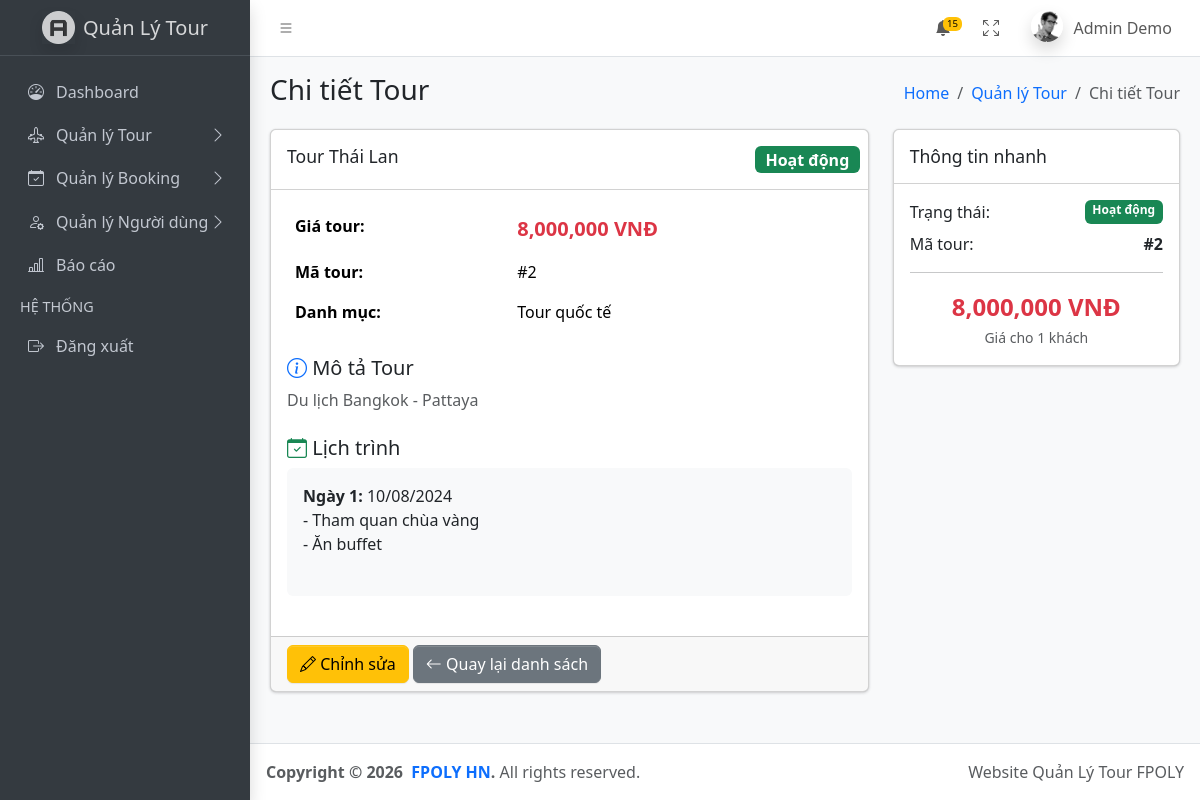
The page /?act=admin/tours/view&id=2 (signed in) on the database its author committed.
### tables this page shows
CREATE TABLE `tours` (
  `id` bigint(20) NOT NULL,
  `name` varchar(255) NOT NULL,
  `description` text DEFAULT NULL,
  `category_id` bigint(20) DEFAULT NULL,
  `schedule` longtext DEFAULT NULL CHECK (json_valid(`schedule`)),
  `images` longtext DEFAULT NULL CHECK (json_valid(`images`)),
  `prices` longtext DEFAULT NULL CHECK (json_valid(`prices`)),
  `policies` longtext DEFAULT NULL CHECK (json_valid(`policies`)),
  `suppliers` longtext DEFAULT NULL CHECK (json_valid(`suppliers`)),
  `price` decimal(15,2) DEFAULT NULL,
  `status` tinyint(4) NOT NULL,
  `created_at` timestamp NOT NULL DEFAULT current_timestamp(),
  `updated_at` timestamp NOT NULL DEFAULT current_timestamp() ON UPDATE current_timestamp()
);

### src/helpers/helpers.php (called while the page is built, shortened)
<?php
function view_path(string $view): string
{
    $normalized = str_replace('.', DIRECTORY_SEPARATOR, $view);
    return BASE_PATH . DIRECTORY_SEPARATOR . 'views' . DIRECTORY_SEPARATOR . $normalized . '.php';
}
function view(string $view, array $data = []): void
{
    $file = view_path($view);
    extract($data, EXTR_OVERWRITE);
    include $file;
}

### src/controllers/AdminController.php (called while the page is built, shortened)
<?php
class AdminController
{
    public function viewTour()
    {
        view('admin.view-tour', [
            'title' => 'Chi tiết Tour',
            'pageTitle' => 'Chi tiết Tour'
        ]);
    }
}

### index.php (called while the page is built, shortened)
<?php
require_once __DIR__ . '/src/helpers/helpers.php';
if (file_exists(__DIR__ . '/src/models/Tour.php')) require_once __DIR__ . '/src/models/Tour.php';
require_once __DIR__ . '/src/controllers/AdminController.php';
$homeController = new HomeController();
$authController = new AuthController();
$categoryController = new CategoryController();
$adminController = new AdminController();
$guideController = new GuideController();
$act = $_GET['act'] ?? '/';
match ($act) {
    '/', 'welcome' => $homeController->welcome(),
    'home' => $homeController->home(),
    'login' => $authController->login(),
    'check-login' => $authController->checkLogin(),
    'logout' => $authController->logout(),
    'categories' => $categoryController->index(),
    'admin/dashboard' => $homeController->home(),
    'admin/tours' => $adminController->tours(),
    'admin/tours/add' => $adminController->addTour(),
    'admin/tours/edit' => $adminController->editTour(),
    'admin/tours/view' => $adminController->viewTour(),
    'admin/bookings' => $adminController->bookings(),
    'admin/bookings/add' => $adminController->addBooking(),
    'admin/bookings/customers' => $adminController->bookingCustomers(),
    'admin/customers' => $adminController->customers(),
    'admin/customers/add' => $adminController->addCustomer(),
    'admin/guides' => $adminController->guides(),
    'admin/reports' => $adminController->reports(),
    'admin/schedules' => $adminController->schedules(),
    'admin/schedules/add' => $adminController->addSchedule(),
    'admin/schedules/edit' => $adminController->editSchedule(),
    'admin/rooms' => $adminController->rooms(),
    'admin/expenses' => $adminController->expenses(),
    'admin/revenue' => $adminController->revenue(),
    'admin/customers/checkin' => $adminController->customerCheckIn(),
    'admin/customers/assign-room' => $adminController->assignRoom(),
    'admin/print-guest-list' => $adminController->printGuestList(),
    'guide/dashboard' => $guideController->dashboard(),
    'guide/schedule' => $guideController->schedule(),
    'guide/customers' => $guideController->customers(),
    'guide/diary' => $guideController->diary(),
    'guide/checkin' => $guideController->checkin(),
    'guide/requirements' => $guideController->requirements(),
    'guide/update-requirement' => $guideController->updateRequirement(),
    'guide/save-diary' => $guideController->saveDiary(),
    default => $homeController->notFound(),
};

### src/models/Tour.php (called while the page is built, shortened)
<?php
class Tour
{
    public static function getById($id)
    {
        $db = getDB();
        $stmt = $db->prepare("SELECT * FROM tours WHERE id = ?");
        $stmt->execute([$id]);
        return $stmt->fetch();
    }
}

### views/admin/view-tour.php (the view, shortened to what this page needs)
<?php
$tour = Tour::getById($_GET['id']);
?>
<div class="row">
  <div class="col-md-8">
    <div class="card">
      <div class="card-header">
        <h3 class="card-title"><?= htmlspecialchars($tour['name']) ?></h3>
        <div class="card-tools">
          <span class="badge <?= $tour['status'] == 1 ? 'bg-success' : 'bg-warning' ?> fs-6">
            <?= $tour['status'] == 1 ? 'Hoạt động' : 'Tạm dừng' ?>
          </span>
        </div>
      </div>
      <div class="card-body">
        <div class="mb-4">
          <table class="table table-borderless">
            <tr>
              <td><strong>Giá tour:</strong></td>
              <td class="text-danger fs-5"><strong><?= number_format($tour['price']) ?> VNĐ</strong></td>
            </tr>
            <tr>
              <td><strong>Mã tour:</strong></td>
              <td>#<?= $tour['id'] ?></td>
            </tr>
            <tr>
              <td><strong>Danh mục:</strong></td>
              <td><?= htmlspecialchars($tour['category_id'] == 1 ? 'Tour trong nước' : 'Tour quốc tế') ?></td>
            </tr>
          </table>
        </div>
        <div class="mb-4">
          <h5><i class="bi bi-info-circle text-primary"></i> Mô tả Tour</h5>
          <p class="text-muted"><?= nl2br(htmlspecialchars($tour['description'] ?? 'Chưa có mô tả')) ?></p>
        </div>
        <div class="mb-4">
          <h5><i class="bi bi-calendar-check text-success"></i> Lịch trình</h5>
          <div class="bg-light p-3 rounded">
            <?php
            if ($tour['schedule']) {
                $schedule = json_decode($tour['schedule'], true);
                if ($schedule && isset($schedule['days'])) {
                    foreach ($schedule['days'] as $index => $day) {
                        echo '<strong>Ngày ' . ($index + 1) . ':</strong> ' . date('d/m/Y', strtotime($day['date'])) . '<br>';
                        if (isset($day['activities'])) {
                            foreach ($day['activities'] as $activity) {
                                echo '- ' . htmlspecialchars($activity) . '<br>';
                            }
                        }
                        echo '<br>';
                    }
                } else {
                    echo 'Chưa có lịch trình chi tiết';
                }
            } else {
                echo 'Chưa có lịch trình chi tiết';
            }
            ?>
          </div>
        </div>
      </div>
      <div class="card-footer">
        <a href="<?= BASE_URL ?>?act=admin/tours/edit&id=<?= $tour['id'] ?>" class="btn btn-warning">
          <i class="bi bi-pencil"></i> Chỉnh sửa
        </a>
        <a href="<?= BASE_URL ?>?act=admin/tours" class="btn btn-secondary">
          <i class="bi bi-arrow-left"></i> Quay lại danh sách
        </a>
      </div>
    </div>
  </div>
  <div class="col-md-4">
    <div class="card">
      <div class="card-header">
        <h5 class="card-title">Thông tin nhanh</h5>
      </div>
      <div class="card-body">
        <div class="d-flex justify-content-between mb-2">
          <span>Trạng thái:</span>
          <span class="badge <?= $tour['status'] == 1 ? 'bg-success' : 'bg-warning' ?>">
            <?= $tour['status'] == 1 ? 'Hoạt động' : 'Tạm dừng' ?>
          </span>
        </div>
        <div class="d-flex justify-content-between mb-2">
          <span>Mã tour:</span>
          <span class="fw-bold">#<?= $tour['id'] ?></span>
        </div>
        <hr>
        <div class="text-center">
          <div class="fs-4 text-danger fw-bold"><?= number_format($tour['price']) ?> VNĐ</div>
          <small class="text-muted">Giá cho 1 khách</small>
        </div>
      </div>
    </div>
  </div>
</div>

### rows shown on the page
tours: name "Tour Thái Lan", price "8,000,000", id "2", category "Tour quốc tế", description "Du lịch Bangkok - Pattaya"

### other values the page prints
$currentUser->name "Admin Demo"
$pageTitle "Chi tiết Tour"
$item['label'] "Quản lý Tour"
$item['label'] "Chi tiết Tour"
date('d/m/Y', strtotime($day['date'])) "10/08/2024"
$activity "Tham quan chùa vàng"
$activity "Ăn buffet"
